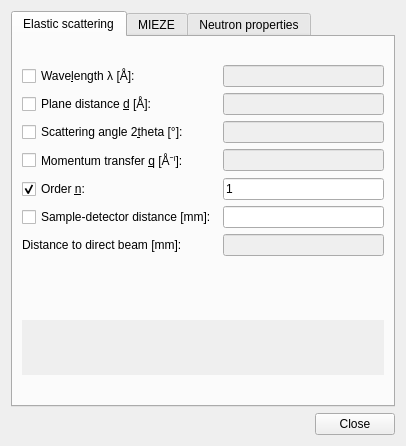
<?xml version="1.0" encoding="UTF-8"?>
<ui version="4.0">
 <class>Dialog</class>
 <widget class="QDialog" name="Dialog">
  <property name="geometry">
   <rect>
    <x>0</x>
    <y>0</y>
    <width>406</width>
    <height>446</height>
   </rect>
  </property>
  <property name="windowTitle">
   <string>Calculator</string>
  </property>
  <layout class="QVBoxLayout" name="verticalLayout">
   <item>
    <widget class="QTabWidget" name="tabWidget">
     <property name="currentIndex">
      <number>0</number>
     </property>
     <widget class="QWidget" name="tab_2">
      <attribute name="title">
       <string>Elastic scattering</string>
      </attribute>
      <layout class="QGridLayout" name="gridLayout_2">
       <item row="0" column="0">
        <layout class="QGridLayout" name="gridLayout">
         <item row="0" column="0">
          <widget class="QCheckBox" name="chkLambda">
           <property name="text">
            <string>Wave&amp;length λ [Å]:</string>
           </property>
          </widget>
         </item>
         <item row="1" column="0">
          <widget class="QCheckBox" name="chkD">
           <property name="text">
            <string>Plane distance &amp;d [Å]:</string>
           </property>
          </widget>
         </item>
         <item row="0" column="1">
          <widget class="QLineEdit" name="inputLambda">
           <property name="enabled">
            <bool>false</bool>
           </property>
          </widget>
         </item>
         <item row="1" column="1">
          <widget class="QLineEdit" name="inputD">
           <property name="enabled">
            <bool>false</bool>
           </property>
          </widget>
         </item>
         <item row="2" column="0">
          <widget class="QCheckBox" name="chk2Theta">
           <property name="text">
            <string>Scattering angle 2&amp;theta [°]:</string>
           </property>
          </widget>
         </item>
         <item row="2" column="1">
          <widget class="QLineEdit" name="input2Theta">
           <property name="enabled">
            <bool>false</bool>
           </property>
          </widget>
         </item>
         <item row="3" column="0">
          <widget class="QCheckBox" name="chkQ">
           <property name="text">
            <string>Momentum transfer &amp;q [Å⁻ⁱ]:</string>
           </property>
          </widget>
         </item>
         <item row="3" column="1">
          <widget class="QLineEdit" name="inputQ">
           <property name="enabled">
            <bool>false</bool>
           </property>
          </widget>
         </item>
         <item row="4" column="0">
          <widget class="QCheckBox" name="chkN">
           <property name="text">
            <string>Order &amp;n:</string>
           </property>
           <property name="checked">
            <bool>true</bool>
           </property>
           <property name="tristate">
            <bool>false</bool>
           </property>
          </widget>
         </item>
         <item row="4" column="1">
          <widget class="QLineEdit" name="inputN">
           <property name="text">
            <string>1</string>
           </property>
          </widget>
         </item>
         <item row="5" column="1">
          <widget class="QLineEdit" name="inputSampleDet"/>
         </item>
         <item row="6" column="1">
          <widget class="QLineEdit" name="distance">
           <property name="enabled">
            <bool>false</bool>
           </property>
          </widget>
         </item>
         <item row="6" column="0">
          <widget class="QLabel" name="label_4">
           <property name="text">
            <string>Distance to direct beam [mm]:</string>
           </property>
          </widget>
         </item>
         <item row="5" column="0">
          <widget class="QCheckBox" name="chkSampleDet">
           <property name="text">
            <string>Sample-detector distance [mm]:</string>
           </property>
          </widget>
         </item>
        </layout>
       </item>
       <item row="2" column="0">
        <widget class="QLabel" name="braggfmlLabel">
         <property name="sizePolicy">
          <sizepolicy hsizetype="Preferred" vsizetype="Fixed">
           <horstretch>0</horstretch>
           <verstretch>0</verstretch>
          </sizepolicy>
         </property>
         <property name="minimumSize">
          <size>
           <width>0</width>
           <height>55</height>
          </size>
         </property>
         <property name="autoFillBackground">
          <bool>true</bool>
         </property>
         <property name="alignment">
          <set>Qt::AlignCenter</set>
         </property>
        </widget>
       </item>
       <item row="1" column="0">
        <widget class="QLabel" name="errorLabel">
         <property name="sizePolicy">
          <sizepolicy hsizetype="Preferred" vsizetype="Fixed">
           <horstretch>0</horstretch>
           <verstretch>0</verstretch>
          </sizepolicy>
         </property>
         <property name="palette">
          <palette>
           <active>
            <colorrole role="WindowText">
             <brush brushstyle="SolidPattern">
              <color alpha="255">
               <red>255</red>
               <green>0</green>
               <blue>0</blue>
              </color>
             </brush>
            </colorrole>
           </active>
           <inactive>
            <colorrole role="WindowText">
             <brush brushstyle="SolidPattern">
              <color alpha="255">
               <red>255</red>
               <green>0</green>
               <blue>0</blue>
              </color>
             </brush>
            </colorrole>
           </inactive>
           <disabled>
            <colorrole role="WindowText">
             <brush brushstyle="SolidPattern">
              <color alpha="255">
               <red>128</red>
               <green>128</green>
               <blue>128</blue>
              </color>
             </brush>
            </colorrole>
           </disabled>
          </palette>
         </property>
         <property name="text">
          <string/>
         </property>
        </widget>
       </item>
      </layout>
     </widget>
     <widget class="QWidget" name="tab">
      <attribute name="title">
       <string>MIEZE</string>
      </attribute>
      <layout class="QVBoxLayout" name="verticalLayout_2">
       <item>
        <layout class="QHBoxLayout" name="horizontalLayout">
         <item>
          <widget class="QLabel" name="label">
           <property name="text">
            <string>Sample-detector distance [cm]:</string>
           </property>
          </widget>
         </item>
         <item>
          <widget class="QLineEdit" name="mzdistanceInput"/>
         </item>
        </layout>
       </item>
       <item>
        <layout class="QHBoxLayout" name="horizontalLayout_2">
         <item>
          <widget class="QLabel" name="label_2">
           <property name="text">
            <string>Wavelength [Å]:</string>
           </property>
          </widget>
         </item>
         <item>
          <widget class="QLineEdit" name="mzwavelengthInput"/>
         </item>
        </layout>
       </item>
       <item>
        <widget class="QTreeWidget" name="mztimeTable">
         <property name="rootIsDecorated">
          <bool>false</bool>
         </property>
         <property name="columnCount">
          <number>2</number>
         </property>
         <column>
          <property name="text">
           <string>1</string>
          </property>
         </column>
         <column>
          <property name="text">
           <string>2</string>
          </property>
         </column>
        </widget>
       </item>
       <item>
        <widget class="QLabel" name="mzformulaLabel">
         <property name="sizePolicy">
          <sizepolicy hsizetype="Preferred" vsizetype="Fixed">
           <horstretch>0</horstretch>
           <verstretch>0</verstretch>
          </sizepolicy>
         </property>
         <property name="minimumSize">
          <size>
           <width>0</width>
           <height>55</height>
          </size>
         </property>
         <property name="autoFillBackground">
          <bool>true</bool>
         </property>
         <property name="alignment">
          <set>Qt::AlignCenter</set>
         </property>
        </widget>
       </item>
      </layout>
     </widget>
     <widget class="QWidget" name="tab_3">
      <attribute name="title">
       <string>Neutron properties</string>
      </attribute>
      <layout class="QVBoxLayout" name="verticalLayout_3">
       <item>
        <layout class="QGridLayout" name="gridLayout_3">
         <property name="leftMargin">
          <number>3</number>
         </property>
         <property name="topMargin">
          <number>7</number>
         </property>
         <property name="rightMargin">
          <number>3</number>
         </property>
         <property name="bottomMargin">
          <number>7</number>
         </property>
         <property name="horizontalSpacing">
          <number>10</number>
         </property>
         <property name="verticalSpacing">
          <number>15</number>
         </property>
         <item row="0" column="1">
          <widget class="QLineEdit" name="propL">
           <property name="text">
            <string/>
           </property>
          </widget>
         </item>
         <item row="1" column="1">
          <widget class="QLineEdit" name="propK">
           <property name="text">
            <string/>
           </property>
          </widget>
         </item>
         <item row="2" column="1">
          <widget class="QLineEdit" name="propE">
           <property name="text">
            <string/>
           </property>
          </widget>
         </item>
         <item row="3" column="1">
          <widget class="QLineEdit" name="propNy">
           <property name="text">
            <string/>
           </property>
          </widget>
         </item>
         <item row="4" column="1">
          <widget class="QLineEdit" name="propT">
           <property name="text">
            <string/>
           </property>
          </widget>
         </item>
         <item row="0" column="0">
          <widget class="QLabel" name="label_3">
           <property name="text">
            <string>Wave&amp;length λ:</string>
           </property>
           <property name="buddy">
            <cstring>propL</cstring>
           </property>
          </widget>
         </item>
         <item row="4" column="0">
          <widget class="QLabel" name="label_9">
           <property name="text">
            <string>Temperature &amp;T:</string>
           </property>
           <property name="buddy">
            <cstring>propT</cstring>
           </property>
          </widget>
         </item>
         <item row="3" column="0">
          <widget class="QLabel" name="label_8">
           <property name="text">
            <string>Frequency &amp;ny:</string>
           </property>
           <property name="buddy">
            <cstring>propNy</cstring>
           </property>
          </widget>
         </item>
         <item row="1" column="0">
          <widget class="QLabel" name="label_6">
           <property name="text">
            <string>Wavenumber &amp;k:</string>
           </property>
           <property name="buddy">
            <cstring>propK</cstring>
           </property>
          </widget>
         </item>
         <item row="2" column="0">
          <widget class="QLabel" name="label_7">
           <property name="text">
            <string>Energy &amp;E:</string>
           </property>
           <property name="buddy">
            <cstring>propE</cstring>
           </property>
          </widget>
         </item>
         <item row="0" column="2">
          <widget class="QLabel" name="label_5">
           <property name="text">
            <string>Å</string>
           </property>
          </widget>
         </item>
         <item row="1" column="2">
          <widget class="QLabel" name="label_10">
           <property name="text">
            <string>&lt;!DOCTYPE HTML PUBLIC &quot;-//W3C//DTD HTML 4.0//EN&quot; &quot;http://www.w3.org/TR/REC-html40/strict.dtd&quot;&gt;
&lt;html&gt;&lt;head&gt;&lt;meta name=&quot;qrichtext&quot; content=&quot;1&quot; /&gt;&lt;style type=&quot;text/css&quot;&gt;
p, li { white-space: pre-wrap; }
&lt;/style&gt;&lt;/head&gt;&lt;body style=&quot; font-family:'Liberation Sans'; font-size:10pt; font-weight:400; font-style:normal;&quot;&gt;
&lt;p style=&quot; margin-top:0px; margin-bottom:0px; margin-left:0px; margin-right:0px; -qt-block-indent:0; text-indent:0px;&quot;&gt;Å&lt;span style=&quot; vertical-align:super;&quot;&gt;-1&lt;/span&gt;&lt;/p&gt;&lt;/body&gt;&lt;/html&gt;</string>
           </property>
          </widget>
         </item>
         <item row="2" column="2">
          <widget class="QLabel" name="label_11">
           <property name="text">
            <string>meV</string>
           </property>
          </widget>
         </item>
         <item row="3" column="2">
          <widget class="QLabel" name="label_12">
           <property name="text">
            <string>THz</string>
           </property>
          </widget>
         </item>
         <item row="4" column="2">
          <widget class="QLabel" name="label_13">
           <property name="text">
            <string>K</string>
           </property>
          </widget>
         </item>
         <item row="5" column="0">
          <widget class="QLabel" name="label_14">
           <property name="text">
            <string>Speed &amp;v:</string>
           </property>
           <property name="buddy">
            <cstring>propV</cstring>
           </property>
          </widget>
         </item>
         <item row="5" column="2">
          <widget class="QLabel" name="label_15">
           <property name="text">
            <string>m/s</string>
           </property>
          </widget>
         </item>
         <item row="5" column="1">
          <widget class="QLineEdit" name="propV"/>
         </item>
        </layout>
       </item>
       <item>
        <widget class="QLabel" name="propError">
         <property name="sizePolicy">
          <sizepolicy hsizetype="Preferred" vsizetype="Fixed">
           <horstretch>0</horstretch>
           <verstretch>0</verstretch>
          </sizepolicy>
         </property>
         <property name="palette">
          <palette>
           <active>
            <colorrole role="WindowText">
             <brush brushstyle="SolidPattern">
              <color alpha="255">
               <red>255</red>
               <green>0</green>
               <blue>0</blue>
              </color>
             </brush>
            </colorrole>
           </active>
           <inactive>
            <colorrole role="WindowText">
             <brush brushstyle="SolidPattern">
              <color alpha="255">
               <red>255</red>
               <green>0</green>
               <blue>0</blue>
              </color>
             </brush>
            </colorrole>
           </inactive>
           <disabled>
            <colorrole role="WindowText">
             <brush brushstyle="SolidPattern">
              <color alpha="255">
               <red>128</red>
               <green>128</green>
               <blue>128</blue>
              </color>
             </brush>
            </colorrole>
           </disabled>
          </palette>
         </property>
         <property name="text">
          <string/>
         </property>
        </widget>
       </item>
       <item>
        <spacer name="verticalSpacer">
         <property name="orientation">
          <enum>Qt::Vertical</enum>
         </property>
         <property name="sizeHint" stdset="0">
          <size>
           <width>20</width>
           <height>207</height>
          </size>
         </property>
        </spacer>
       </item>
      </layout>
     </widget>
    </widget>
   </item>
   <item>
    <layout class="QHBoxLayout" name="horizontalLayout_3">
     <item>
      <spacer name="horizontalSpacer">
       <property name="orientation">
        <enum>Qt::Horizontal</enum>
       </property>
       <property name="sizeHint" stdset="0">
        <size>
         <width>40</width>
         <height>20</height>
        </size>
       </property>
      </spacer>
     </item>
     <item>
      <widget class="QPushButton" name="closeBtn">
       <property name="text">
        <string>Close</string>
       </property>
       <property name="autoDefault">
        <bool>false</bool>
       </property>
      </widget>
     </item>
    </layout>
   </item>
  </layout>
 </widget>
 <tabstops>
  <tabstop>tabWidget</tabstop>
  <tabstop>chkLambda</tabstop>
  <tabstop>inputLambda</tabstop>
  <tabstop>chkD</tabstop>
  <tabstop>inputD</tabstop>
  <tabstop>chk2Theta</tabstop>
  <tabstop>input2Theta</tabstop>
  <tabstop>chkQ</tabstop>
  <tabstop>inputQ</tabstop>
  <tabstop>chkN</tabstop>
  <tabstop>inputN</tabstop>
  <tabstop>chkSampleDet</tabstop>
  <tabstop>inputSampleDet</tabstop>
  <tabstop>distance</tabstop>
  <tabstop>mzdistanceInput</tabstop>
  <tabstop>mzwavelengthInput</tabstop>
  <tabstop>mztimeTable</tabstop>
  <tabstop>propL</tabstop>
  <tabstop>propK</tabstop>
  <tabstop>propE</tabstop>
  <tabstop>propNy</tabstop>
  <tabstop>propT</tabstop>
  <tabstop>propV</tabstop>
  <tabstop>closeBtn</tabstop>
 </tabstops>
 <resources/>
 <connections/>
</ui>
